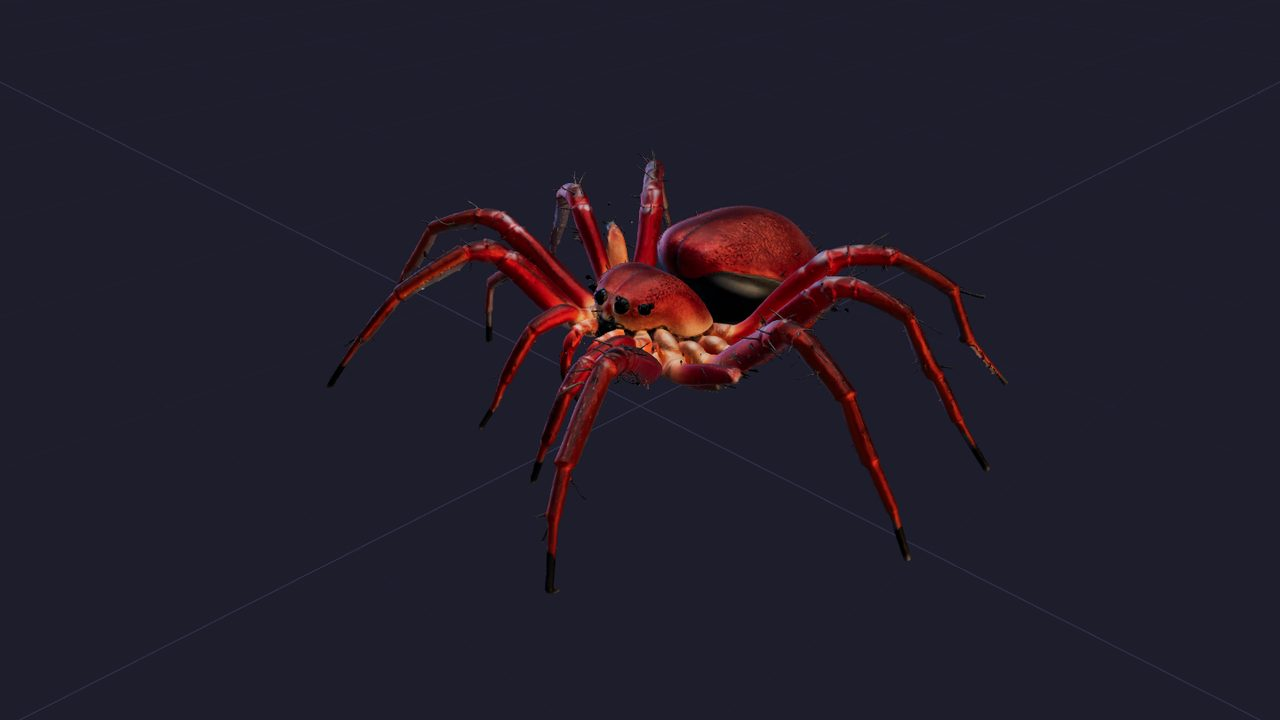
#> input picture docs/screenshots/v2/hero.jpg, 1280 x 720 px, found by its file name; its folder holds 6 pictures in this run
$ python compose_site.py
#> lines starting #> are read from the running program, lines starting #| are printed output that depends on the picture; after the words box and inside, x2 and y2 are one past the last pixel; in counts of white or black regions, pixels touching at a corner belong together
"""Captures Microsoft Store (1920 x 1080 PNG) composees a partir des images du
site vitrine (docs/screenshots/v2). Les images du site sont petites (<= 1280 px) :
on les pose en cadre, agrandies de 1,5x au plus, sur un fond aux couleurs du
site, au lieu de les etirer plein ecran (flou)."""
import os
from PIL import Image, ImageDraw, ImageFilter, ImageFont

RACINE = 'C:/Users/Utilisateur/Desktop/FabWare/MeshyMyself'
SRC = RACINE + '/docs/screenshots/v2/'
OUT = RACINE + '/build/marketing/store-screenshots/2026-09-27-site/'
os.makedirs(OUT, exist_ok=True)

W, H = 1920, 1080
FOND = (11, 11, 20)
CARTE = (19, 19, 29)
BORD = (42, 42, 64)
TEXTE = (245, 245, 250)
POLICE = 'C:/Windows/Fonts/segoeuib.ttf'


def fond():
    im = Image.new('RGB', (W, H), FOND)
    halo = Image.new('RGB', (W, H), FOND)
    d = ImageDraw.Draw(halo)
    d.ellipse((W * 0.15, -H * 0.35, W * 0.85, H * 0.55), fill=(56, 22, 70))
    return Image.blend(im, halo.filter(ImageFilter.GaussianBlur(220)), 0.55)


def arrondi(im, r):
    m = Image.new('L', im.size, 0)
    ImageDraw.Draw(m).rounded_rectangle((0, 0, im.size[0] - 1, im.size[1] - 1), r, fill=255)
    return m


def poser(canvas, im, cx, cy, r=16, bord=True):
    """Pose `im` centree en (cx, cy) avec ombre, coins arrondis et filet."""
    x, y = int(cx - im.size[0] / 2), int(cy - im.size[1] / 2)
    ombre = Image.new('L', (im.size[0] + 120, im.size[1] + 120), 0)
    ImageDraw.Draw(ombre).rounded_rectangle((60, 70, im.size[0] + 60, im.size[1] + 70), r, fill=150)
    ombre = ombre.filter(ImageFilter.GaussianBlur(28))
    canvas.paste((0, 0, 0), (x - 60, y - 60), ombre)
    canvas.paste(im, (x, y), arrondi(im, r))
    if bord:
        ImageDraw.Draw(canvas).rounded_rectangle((x, y, x + im.size[0] - 1, y + im.size[1] - 1), r, outline=BORD, width=2)


def ajuster(im, max_w, max_h, max_up=1.5):
    k = min(max_w / im.size[0], max_h / im.size[1], max_up)
    return im.resize((round(im.size[0] * k), round(im.size[1] * k)), Image.LANCZOS)


def simple(nom_src, sortie, max_w=1700, max_h=940):
#> called with nom_src = 'hero.jpg', sortie = '01_accueil.png', max_w = 1700, max_h = 940
    c = fond()
    im = ajuster(Image.open(SRC + nom_src).convert('RGB'), max_w, max_h)
#> in ajuster, `k = min(max_w / im.size[0], max_h / im.size[1], max_up)`: k = 1.31
    poser(c, im, W / 2, H / 2)
#> in poser, `ombre = Image.new('L', (im.size[0] + 120, im.size[1] + 120), 0)`: ombre: PIL image 1791x1060 L; every value is 0
#> in poser, `ImageDraw.Draw(ombre).rounded_rectangle((60, 70, im.size[0] + 60, im.s..`:
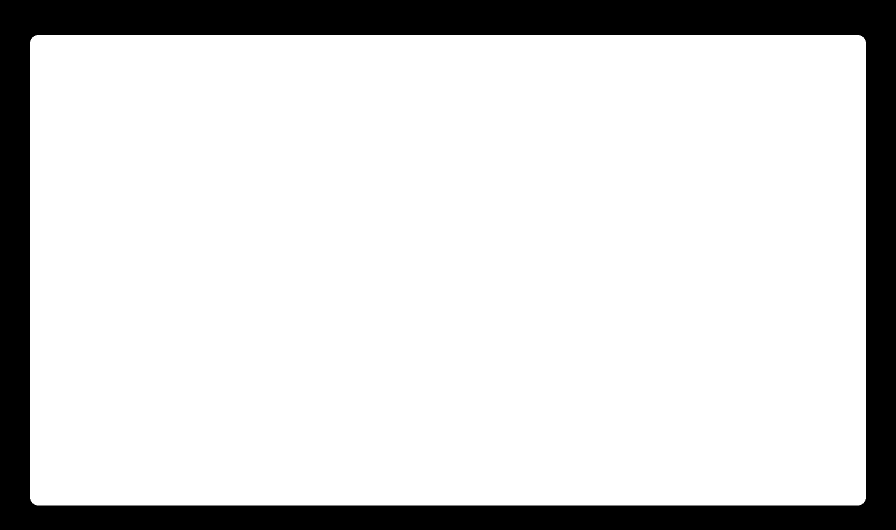
#> ombre: PIL image 1791x1060 L (shown at 1/2 size); values 0 (black) and 150 (white), 82.9% white; 1 black region, box (x1, y1, x2, y2) and area: (0, 0, 1791, 1060) 325352
#> in poser, `ombre = ombre.filter(ImageFilter.GaussianBlur(28))`:
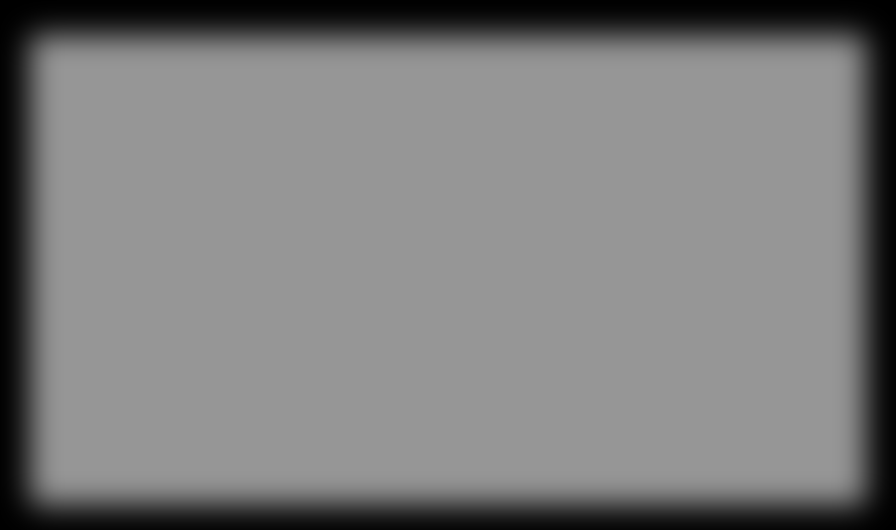
#> ombre: PIL image 1791x1060 L (shown at 1/2 size); min 0, max 150, mean 124.2
#> in arrondi, `m = Image.new('L', im.size, 0)`: m: PIL image 1671x940 L; every value is 0
#> in arrondi, `ImageDraw.Draw(m).rounded_rectangle((0, 0, im.size[0] - 1, im.size[1] ..`: m: PIL image 1671x940 L; 100% white; 4 black regions, box (x1, y1, x2, y2) and area: (0, 0, 13, 13) 61, (1658, 0, 1671, 13) 61, (0, 927, 13, 940) 61, (1658, 927, 1671, 940) 61
    c.save(OUT + sortie, optimize=True)
    return sortie, im.size


def etapes(sources, sortie):
    """Rangee de cartes comme la section « How it works » du site."""
#> called with sortie = '02_etapes_araignee.png'
    COULEURS = [(74, 144, 226), (195, 92, 224), (240, 138, 36), (34, 197, 94)]
    NOMS = ['Image', '3D Mesh', 'Rig', 'Animation']
    police = ImageFont.truetype(POLICE, 34)
    petite = ImageFont.truetype(POLICE, 22)
    c = fond()
    n = len(sources)
    gap = 36
    cw = min(420, (W - 160 - gap * (n - 1)) // n)
    ih = int(cw * 0.95)
    ch = ih + 110
    x0 = (W - (n * cw + (n - 1) * gap)) // 2
    y0 = (H - ch) // 2
    for i, src in enumerate(sources):
        x = x0 + i * (cw + gap)
        carte = Image.new('RGB', (cw, ch), CARTE)
        d = ImageDraw.Draw(carte)
        d.rectangle((0, 0, cw, 6), fill=COULEURS[i])
        zone = Image.new('RGB', (cw, ih), (28, 28, 40))
        im = Image.open(SRC + src).convert('RGB')
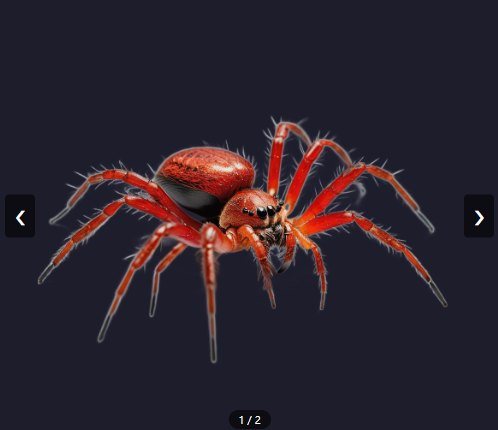
#> input picture docs/screenshots/v2/etape1-image.jpg, 498 x 430 px, found by its file name
#> im is the input picture: PIL image 498x430 RGB; mean R, G, B 44.1, 34.5, 45.3
        k = min(cw / im.size[0], ih / im.size[1])
#> k = 0.829
        im = im.resize((round(im.size[0] * k), round(im.size[1] * k)), Image.LANCZOS)
#> im: PIL image 413x357 RGB
        zone.paste(im, ((cw - im.size[0]) // 2, (ih - im.size[1]) // 2))
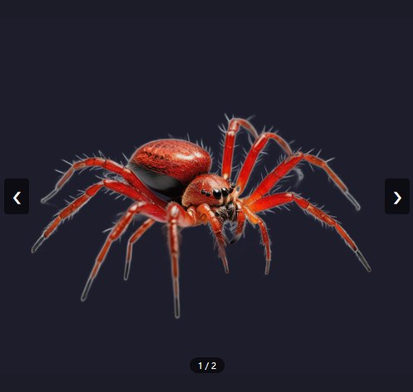
#> zone: PIL image 413x392 RGB; mean R, G, B 42.7, 33.9, 44.8
        carte.paste(zone, (0, 6))
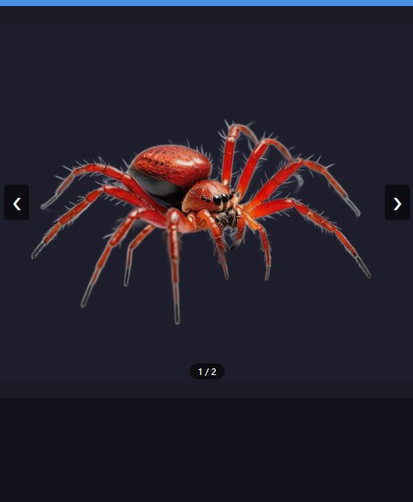
#> carte: PIL image 413x502 RGB; mean R, G, B 38.2, 32.1, 43.7
        cx, cy = 44, ih + 6 + 52
        d.ellipse((cx - 22, cy - 22, cx + 22, cy + 22), outline=COULEURS[i], width=4)
        d.text((cx, cy + 1), str(i + 1), font=petite, fill=COULEURS[i], anchor='mm')
        d.text((cx + 40, cy), NOMS[i], font=police, fill=TEXTE, anchor='lm')
        ombre = Image.new('L', (cw + 100, ch + 100), 0)
#> ombre: PIL image 513x602 L; every value is 0
        ImageDraw.Draw(ombre).rounded_rectangle((50, 60, cw + 50, ch + 60), 16, fill=140)
#> ombre: PIL image 513x602 L; values 0 (black) and 140 (white), 67.4% white; 1 black region, box (x1, y1, x2, y2) and area: (0, 0, 513, 602) 100828
        c.paste((0, 0, 0), (x - 50, y0 - 50), ombre.filter(ImageFilter.GaussianBlur(24)))
        c.paste(carte, (x, y0), arrondi(carte, 16))
#> call 2 of arrondi, with r = 16
#> in arrondi (call 2), `m = Image.new('L', im.size, 0)`: m: PIL image 413x502 L; every value is 0
#> in arrondi (call 2), `ImageDraw.Draw(m).rounded_rectangle((0, 0, im.size[0] - 1, im.size[1] ..`:
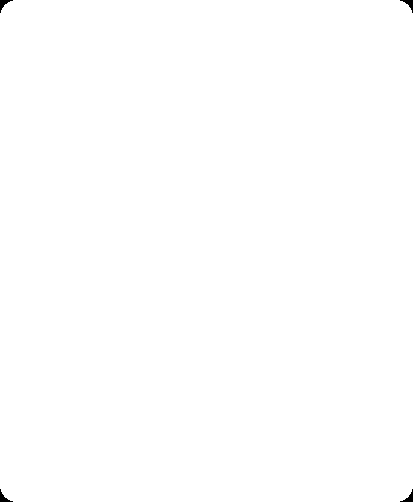
#> m: PIL image 413x502 L; 99.9% white; 4 black regions, box (x1, y1, x2, y2) and area: (0, 0, 13, 13) 61, (400, 0, 413, 13) 61, (0, 489, 13, 502) 61, (400, 489, 413, 502) 61
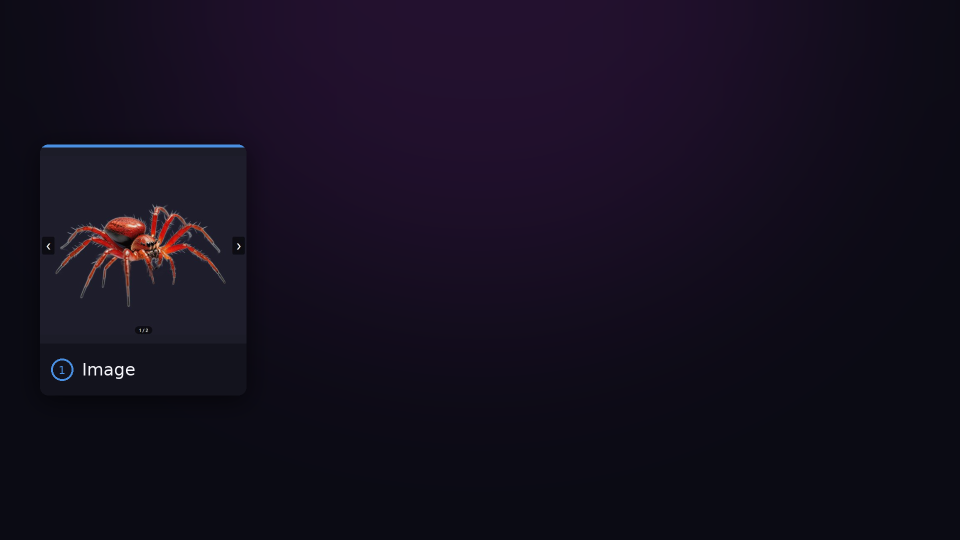
#> c: PIL image 1920x1080 RGB (shown at 1/2 size); mean R, G, B 20.8, 14.7, 30.2
        ImageDraw.Draw(c).rounded_rectangle((x, y0, x + cw - 1, y0 + ch - 1), 16, outline=BORD, width=2)
    c.save(OUT + sortie, optimize=True)
    return sortie, (cw, ch)


def empile(sources, sortie, max_w=1500, max_h=940):
    """Deux images l'une sous l'autre (creation puis lecture d'une animation)."""
    ims = [Image.open(SRC + s).convert('RGB') for s in sources]
    largeur = max(i.size[0] for i in ims)
    hauteur = sum(i.size[1] for i in ims) + 24 * (len(ims) - 1)
    bloc = Image.new('RGB', (largeur, hauteur), FOND)
    y = 0
    for i in ims:
        bloc.paste(i, ((largeur - i.size[0]) // 2, y)); y += i.size[1] + 24
    c = fond()
    poser(c, ajuster(bloc, max_w, max_h), W / 2, H / 2, bord=False)
    c.save(OUT + sortie, optimize=True)
    return sortie, bloc.size


faits = [
    simple('hero.jpg', '01_accueil.png'),
#> (the run stopped early here; a loop or call above may not have finished)
